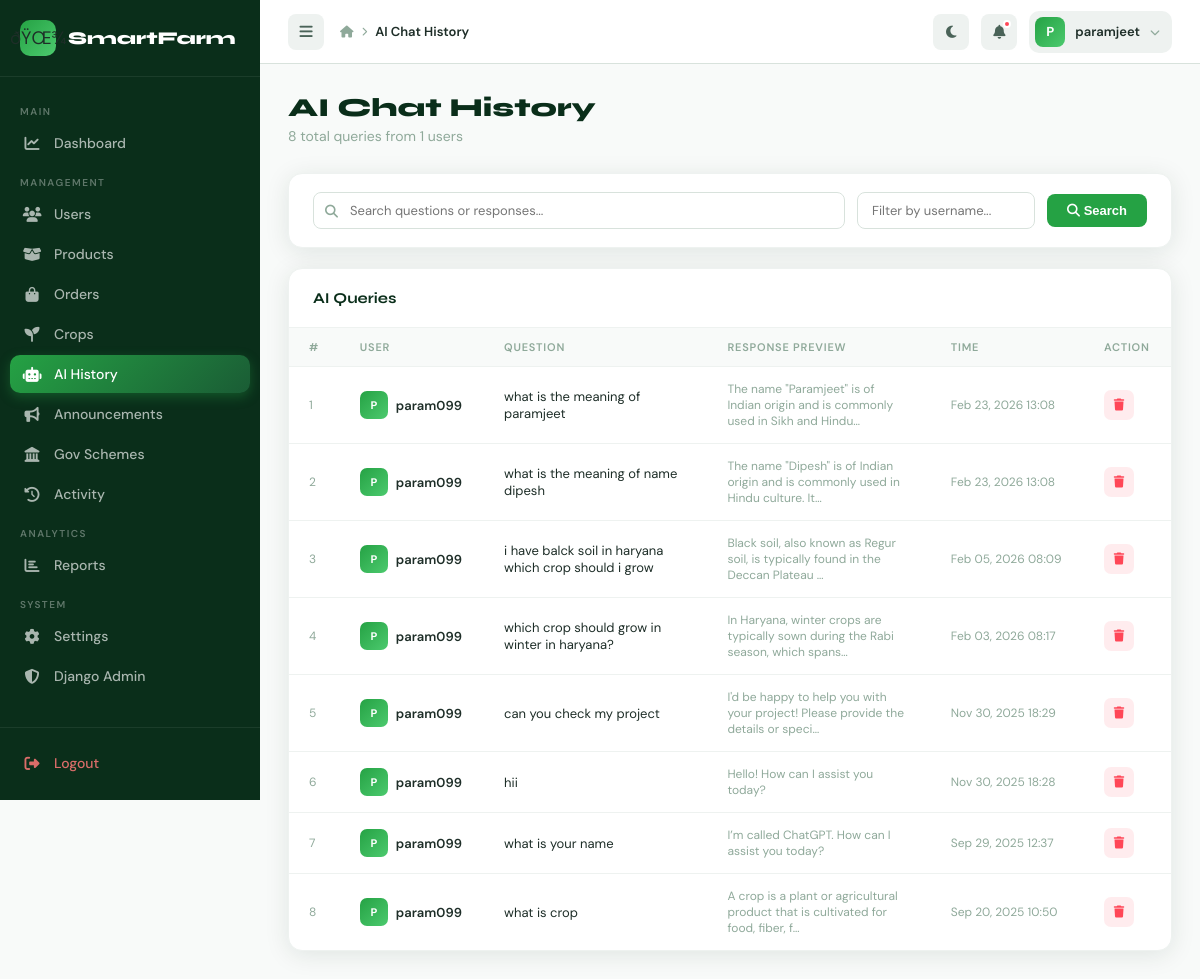
Before: /myadmin/ai-history/ (signed in) with the older database file.
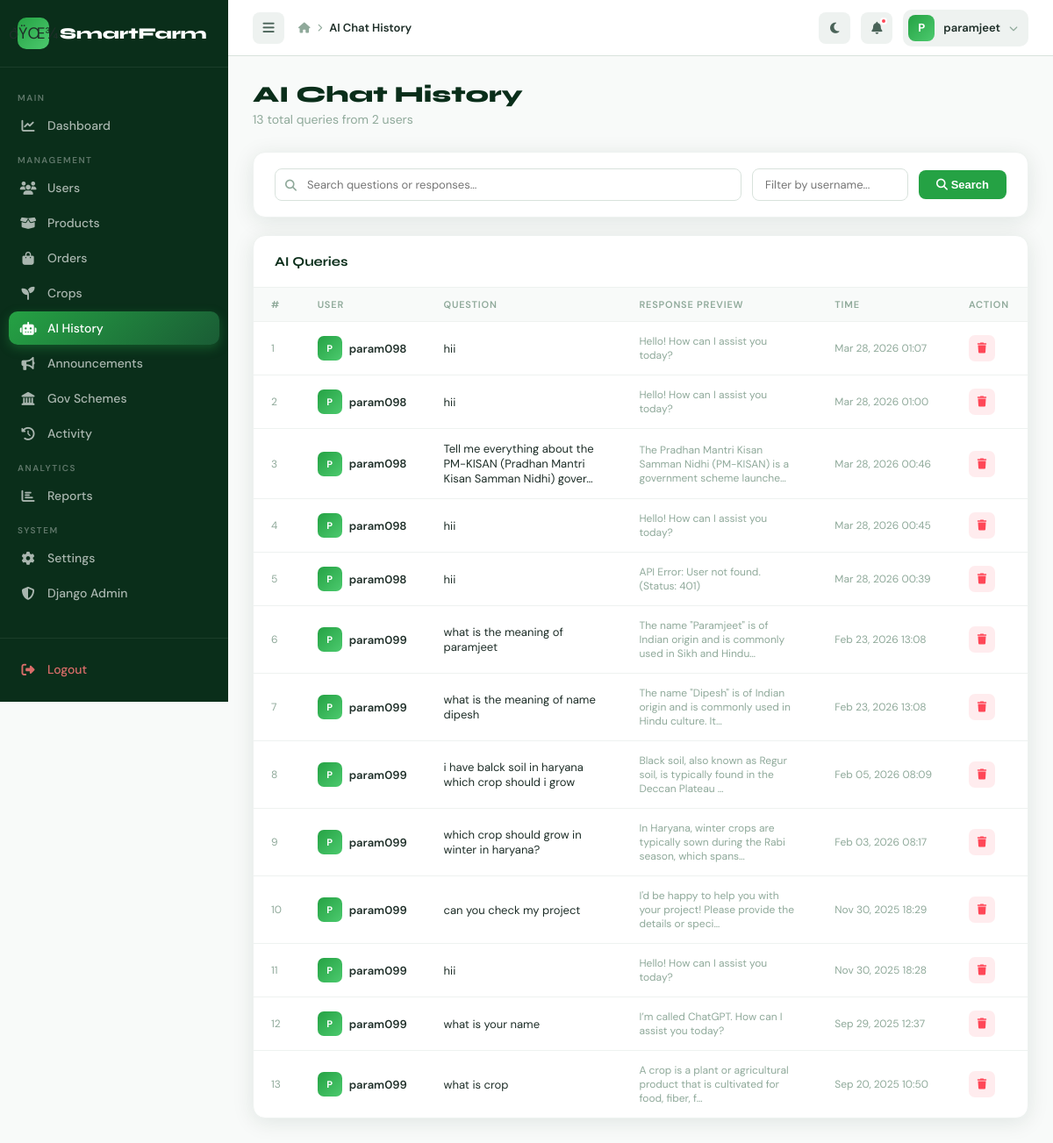
After: the same page with the newer database file.
### apps/ai_recommendations/models.py (models this page shows, shortened)
class AIQueryHistory(models.Model):
    user = models.ForeignKey(User, on_delete=models.CASCADE)
    prompt = models.TextField()
    response = models.TextField()
    timestamp = models.DateTimeField(auto_now_add=True)

### apps/admin_panel/views.py (the view)
    def wrapper(request, *args, **kwargs):
        if not request.user.is_authenticated:
            return redirect('login')
        if not request.user.is_staff:
            messages.error(request, 'Access denied. Admin only.')
            return redirect('login')  # FIX: was redirect('dashboard') — sent to user dashboard
        return view_func(request, *args, **kwargs)

### apps/admin_panel/views.py (called while the page is built)
def admin_required(view_func):
    def wrapper(request, *args, **kwargs):
        if not request.user.is_authenticated:
            return redirect('login')
        if not request.user.is_staff:
            messages.error(request, 'Access denied. Admin only.')
            return redirect('login')  # FIX: was redirect('dashboard') — sent to user dashboard
        return view_func(request, *args, **kwargs)
    wrapper.__name__ = view_func.__name__
    return wrapper

@admin_required
def admin_ai_history_view(request):
    queries = AIQueryHistory.objects.select_related('user').order_by('-timestamp')
    search = request.GET.get('q', '')
    user_filter = request.GET.get('user', '')
    if search:
        queries = queries.filter(Q(prompt__icontains=search) | Q(response__icontains=search))
    if user_filter:
        queries = queries.filter(user__username__icontains=user_filter)
    context = {
        'queries': queries, 'search': search, 'user_filter': user_filter,
        'total': AIQueryHistory.objects.count(),
        'total_users_queried': AIQueryHistory.objects.values('user').distinct().count(),
    }
    return render(request, 'admin_panel/ai_history.html', context)

### templates/admin_panel/ai_history.html (shortened to what this page needs)
{% extends "admin_panel/base_admin.html" %}
{% block breadcrumb %}AI Chat History{% endblock %}
{% block content %}
<div class="page-header">
    <h1 class="page-title">AI Chat History</h1>
    <p class="page-subtitle">{{ total }} total queries from {{ total_users_queried }} users</p>
</div>
<div class="table-card" style="margin-bottom:20px;padding:18px 24px;">
    <form method="GET" style="display:flex;gap:12px;flex-wrap:wrap;align-items:center;">
        <div style="flex:1;min-width:200px;position:relative;">
            <i class="fas fa-search" style="position:absolute;left:12px;top:50%;transform:translateY(-50%);color:var(--gray-400);font-size:13px;"></i>
            <input type="text" name="q" value="{{ search }}" placeholder="Search questions or responses..."
                style="width:100%;padding:9px 12px 9px 36px;border:1.5px solid var(--gray-200);border-radius:8px;font-size:13px;font-family:'DM Sans',sans-serif;outline:none;">
        </div>
        <input type="text" name="user" value="{{ user_filter }}" placeholder="Filter by username..."
            style="padding:9px 14px;border:1.5px solid var(--gray-200);border-radius:8px;font-size:13px;font-family:'DM Sans',sans-serif;outline:none;color:var(--gray-800);">
        <button type="submit" style="padding:9px 20px;background:var(--green-bright);color:white;border:none;border-radius:8px;font-size:13px;font-weight:600;cursor:pointer;">
            <i class="fas fa-search"></i> Search
        </button>
    </form>
</div>
<div class="table-card">
    <div class="table-header">
        <span class="table-title">AI Queries</span>
    </div>
    <table>
        <thead>
            <tr>
                <th>#</th>
                <th>User</th>
                <th>Question</th>
                <th>Response Preview</th>
                <th>Time</th>
                <th>Action</th>
            </tr>
        </thead>
        <tbody>
            {% for query in queries %}
            <tr>
                <td style="color:var(--gray-400);font-size:12px;">{{ forloop.counter }}</td>
                <td>
                    <div style="display:flex;align-items:center;gap:8px;">
                        <div style="width:28px;height:28px;border-radius:7px;background:linear-gradient(135deg,var(--green-bright),var(--green-light));display:flex;align-items:center;justify-content:center;color:white;font-weight:700;font-size:11px;">
                            {{ query.user.username|first|upper }}
                        </div>
                        <span style="font-weight:600;font-size:13px;">{{ query.user.username }}</span>
                    </div>
                </td>
                <td style="max-width:220px;">
                    <div style="font-size:13px;color:var(--gray-800);">{{ query.prompt|truncatechars:80 }}</div>
                </td>
                <td style="max-width:220px;">
                    <div style="font-size:12px;color:var(--gray-400);">{{ query.response|truncatechars:80 }}</div>
                </td>
                <td style="font-size:12px;color:var(--gray-400);">{{ query.timestamp|date:"M d, Y H:i" }}</td>
                <td>
                    <form method="POST" action="{% url 'admin_ai_delete' query.id %}" onsubmit="return confirm('Delete this query?')">
                        <button type="submit" style="width:30px;height:30px;border-radius:7px;background:rgba(255,71,87,0.1);color:var(--accent-red);border:none;cursor:pointer;font-size:12px;">
                            <i class="fas fa-trash"></i>
                        </button>
                    </form>
                </td>
            </tr>
            {% empty %}
            <tr><td colspan="6" style="text-align:center;padding:40px;color:var(--gray-400);">
                <i class="fas fa-robot" style="font-size:32px;margin-bottom:10px;display:block;opacity:0.3;"></i>
                No AI queries found
            </td></tr>
            {% endfor %}
        </tbody>
    </table>
</div>
{% endblock %}

### templates/admin_panel/base_admin.html (shortened to what this page needs)
{% load static %}
<!DOCTYPE html>
<html lang="en">
<head>
    <link rel="stylesheet" href="https://cdnjs.cloudflare.com/ajax/libs/font-awesome/6.4.0/css/all.min.css">
</head>
<body>
<aside class="sidebar" id="sidebar">
    <div class="sidebar-logo">
        <div class="logo-icon">ðŸŒ¾</div>
        <span class="logo-text">SmartFarm</span>
    </div>
    <nav class="sidebar-nav">
        <div class="nav-section-label">Main</div>
        <a href="{% url 'admin_dashboard' %}" class="nav-item {% if request.resolver_match.url_name == 'admin_dashboard' %}active{% endif %}">
            <i class="fas fa-chart-line"></i><span class="nav-label">Dashboard</span>
        </a>
        <div class="nav-section-label">Management</div>
        <a href="{% url 'admin_users' %}" class="nav-item {% if 'admin_user' in request.resolver_match.url_name %}active{% endif %}">
            <i class="fas fa-users"></i><span class="nav-label">Users</span>
        </a>
        <a href="{% url 'admin_products' %}" class="nav-item {% if 'admin_product' in request.resolver_match.url_name %}active{% endif %}">
            <i class="fas fa-box-open"></i><span class="nav-label">Products</span>
        </a>
        <a href="{% url 'admin_orders' %}" class="nav-item {% if 'admin_order' in request.resolver_match.url_name %}active{% endif %}">
            <i class="fas fa-shopping-bag"></i><span class="nav-label">Orders</span>
        </a>
        <a href="{% url 'admin_crops' %}" class="nav-item {% if 'admin_crop' in request.resolver_match.url_name %}active{% endif %}">
            <i class="fas fa-seedling"></i><span class="nav-label">Crops</span>
        </a>
        <a href="{% url 'admin_ai_history' %}" class="nav-item {% if 'admin_ai' in request.resolver_match.url_name %}active{% endif %}">
            <i class="fas fa-robot"></i><span class="nav-label">AI History</span>
        </a>
        <a href="{% url 'admin_announcements' %}" class="nav-item {% if 'admin_announcement' in request.resolver_match.url_name %}active{% endif %}">
            <i class="fas fa-bullhorn"></i><span class="nav-label">Announcements</span>
        </a>
        <a href="{% url 'admin_schemes' %}" class="nav-item {% if request.resolver_match and 'admin_scheme' in request.resolver_match.url_name %}active{% endif %}">
            <i class="fas fa-landmark"></i><span class="nav-label">Gov Schemes</span>
        </a>
        <a href="{% url 'admin_activity' %}" class="nav-item {% if request.resolver_match.url_name == 'admin_activity' %}active{% endif %}">
            <i class="fas fa-history"></i><span class="nav-label">Activity</span>
        </a>
        <div class="nav-section-label">Analytics</div>
        <a href="{% url 'admin_reports' %}" class="nav-item {% if 'admin_report' in request.resolver_match.url_name %}active{% endif %}">
            <i class="fas fa-chart-bar"></i><span class="nav-label">Reports</span>
        </a>
        <div class="nav-section-label">System</div>
        <a href="{% url 'admin_settings' %}" class="nav-item {% if 'admin_setting' in request.resolver_match.url_name %}active{% endif %}">
            <i class="fas fa-cog"></i><span class="nav-label">Settings</span>
        </a>
        <a href="/admin/" class="nav-item">
            <i class="fas fa-shield-alt"></i><span class="nav-label">Django Admin</span>
        </a>
    </nav>
    <div class="sidebar-footer">
        <form method="post" action="{% url 'logout' %}" style="margin:0;">{% csrf_token %}<button type="submit" class="nav-item" style="color:rgba(255,120,120,0.85);background:none;border:none;cursor:pointer;width:100%;font-family:'DM Sans',sans-serif;font-size:14px;font-weight:500;padding:10px 12px;border-radius:10px;display:flex;align-items:center;gap:12px;"><i class="fas fa-sign-out-alt"></i><span class="nav-label">Logout</span></button></form>
    </div>
</aside>
<div class="main-wrap" id="mainWrap">
    <header class="topbar">
        <button class="topbar-toggle" id="sidebarToggle"><i class="fas fa-bars"></i></button>
        <div class="breadcrumb">
            <i class="fas fa-home" style="font-size:12px;"></i>
            <i class="fas fa-chevron-right" style="font-size:9px;margin:0 2px;"></i>
            <span>{% block breadcrumb %}Dashboard{% endblock %}</span>
        </div>
        <div class="topbar-right">
            <button class="topbar-btn" id="darkToggle"><i class="fas fa-moon" id="darkIcon"></i></button>
            {% if request.user.is_authenticated %}<button class="topbar-btn" id="notifBtn">
                <i class="fas fa-bell"></i>
                <span class="notif-dot"></span>
            </button>{% endif %}
                        <div class="topbar-user" id="userMenuBtn">
                <div class="user-avatar">{{ request.user.username|first|upper }}</div>
                <span class="user-name">{{ request.user.username }}</span>
                <i class="fas fa-chevron-down" style="font-size:10px;color:var(--gray-400);"></i>
            </div>
        </div>
    </header>
    <main class="page-content">{% block content %}{% endblock %}</main>
</div>
</body>
</html>

Changed rows visible on the page:
added AIQueryHistory: user.username|first "P", user.username "param098", prompt "hii", response "Hello! How can I assist you today?", timestamp "Mar 28, 2026 01:07"
added AIQueryHistory: user.username|first "P", user.username "param098", prompt "hii", response "Hello! How can I assist you today?", timestamp "Mar 28, 2026 01:00"
added AIQueryHistory: user.username|first "P", user.username "param098", prompt "Tell me everything about the PM-KISAN (Pradhan Mantri Kisan Samman Nidhi) gover…", response "The Pradhan Mantri Kisan Samman Nidhi (PM-KISAN) is a government scheme launche…", timestamp "Mar 28, 2026 00:46"
added AIQueryHistory: user.username|first "P", user.username "param098", prompt "hii", response "Hello! How can I assist you today?", timestamp "Mar 28, 2026 00:45"
added AIQueryHistory: user.username|first "P", user.username "param098", prompt "hii", response "API Error: User not found. (Status: 401)", timestamp "Mar 28, 2026 00:39"
Other visible differences:
{{ total }}: "8" → "13"
{{ total_users_queried }}: "1" → "2"
